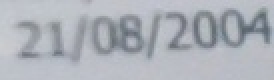
#> input picture cropped_objects/Info_3.jpg, 137 x 40 px (shown 2 times larger)
$ jupyter execute --allow-errors OCR.ipynb
#> lines starting #> are read from the running program, lines starting #| are printed output that depends on the picture; after the words box and inside, x2 and y2 are one past the last pixel; in counts of white or black regions, pixels touching at a corner belong together
[cell 1]
import cv2
import pytesseract

[cell 2]
image = cv2.imread('./cropped_objects/Info_3.jpg')
#> image is the input picture: shape (40, 137, 3); mean B, G, R 184.7, 177.3, 173
gray = cv2.cvtColor(image, cv2.COLOR_BGR2GRAY)
sharpened = cv2.GaussianBlur(gray, (0, 0), 3)
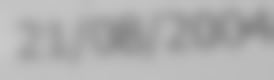
#> sharpened: shape (40, 137) (shown 2 times larger); min 136, max 201, mean 176.8
sharpened = cv2.addWeighted(gray, 1.5, sharpened, -0.5, 0)
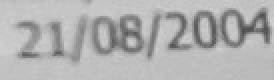
#> sharpened: shape (40, 137) (shown 2 times larger); min 77, max 210, mean 176.9
#> (the rest of this cell did not finish here and is left out)

More enhance way to extract the text

[cell 3]
# Step 1: Read the Image
image_path = "./cropped_objects/Info_3.jpg"
image = cv2.imread(image_path)

# Step 2: Convert to Grayscale
gray = cv2.cvtColor(image, cv2.COLOR_BGR2GRAY)

# Step 3: Apply GaussianBlur to Reduce Noise
blurred = cv2.GaussianBlur(gray, (5, 5), 0)

# Step 4: Apply Thresholding
# You can experiment with different thresholding techniques
# Binary Thresholding
# _, binary_image = cv2.threshold(blurred, 150, 255, cv2.THRESH_OTSU)

# Adaptive Thresholding
adaptive_threshold = cv2.adaptiveThreshold(blurred, 255,
                                           cv2.ADAPTIVE_THRESH_GAUSSIAN_C,
                                           cv2.THRESH_BINARY, 11, 2)
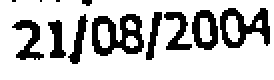
#> adaptive_threshold: shape (40, 137) (shown 2 times larger); 76.8% white; 12 black regions (4 under 20 px), largest, box (x1, y1, x2, y2) and area: (46, 7, 72, 28) 304, (110, 4, 135, 24) 249, (96, 5, 109, 25) 153

# Step 5: Sharpen the Image
kernel = cv2.getStructuringElement(cv2.MORPH_RECT, (1, 1))
sharpened = cv2.morphologyEx(adaptive_threshold, cv2.MORPH_CLOSE, kernel)

# Step 6: Resize the Image
resized_image = cv2.resize(sharpened, None, fx=2, fy=2, interpolation=cv2.INTER_LINEAR)
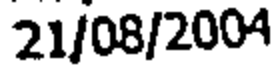
#> resized_image: shape (80, 274); min 0, max 255, mean 195.9

custom_config = r'--oem 3 --psm 6'  # OCR Engine Mode 3, Page Segmentation Mode 6
#> (the rest of this cell did not finish here and is left out)

$ run again, with cropped_objects/Info_1.jpg copied over cropped_objects/Info_3.jpg
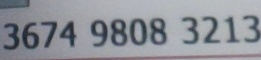
#> input picture cropped_objects/Info_1.jpg, 261 x 60 px
#> image is the input picture: shape (60, 261, 3); mean B, G, R 153.3, 146.3, 143.8
#> `adaptive_threshold = cv2.adaptiveThreshold(blurred, 255, cv2.ADAPTIVE_..`:
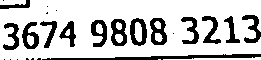
#> adaptive_threshold: shape (60, 261); 77.7% white; 25 black regions (11 under 20 px), largest, box (x1, y1, x2, y2) and area: (42, 54, 261, 60) 616, (150, 18, 167, 45) 276, (111, 19, 127, 46) 270
#> `resized_image = cv2.resize(sharpened, None, fx=2, fy=2, interpolation=..`:
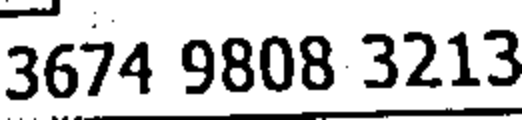
#> resized_image: shape (120, 522); min 0, max 255, mean 198.1

$ run again, with cropped_objects/Info_4.jpg copied over cropped_objects/Info_3.jpg
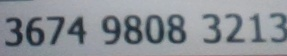
#> input picture cropped_objects/Info_4.jpg, 287 x 56 px
#> image is the input picture: shape (56, 287, 3); mean B, G, R 150.3, 144.4, 139.9
#> `adaptive_threshold = cv2.adaptiveThreshold(blurred, 255, cv2.ADAPTIVE_..`:
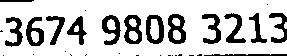
#> adaptive_threshold: shape (56, 287); 78.7% white; 31 black regions (17 under 20 px), largest, box (x1, y1, x2, y2) and area: (168, 14, 186, 44) 327, (124, 15, 142, 44) 310, (146, 15, 164, 44) 300
#> `resized_image = cv2.resize(sharpened, None, fx=2, fy=2, interpolation=..`:
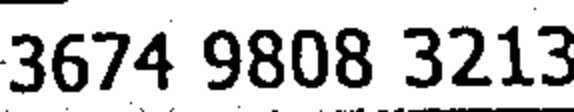
#> resized_image: shape (112, 574); min 0, max 255, mean 200.7

$ run again, with cropped_objects/Info_7.jpg copied over cropped_objects/Info_3.jpg
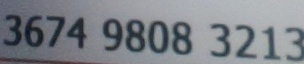
#> input picture cropped_objects/Info_7.jpg, 304 x 64 px
#> image is the input picture: shape (64, 304, 3); mean B, G, R 136.7, 130.4, 126.5
#> `adaptive_threshold = cv2.adaptiveThreshold(blurred, 255, cv2.ADAPTIVE_..`:
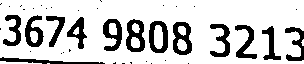
#> adaptive_threshold: shape (64, 304); 79.3% white; 40 black regions (27 under 20 px), largest, box (x1, y1, x2, y2) and area: (173, 22, 192, 55) 384, (126, 19, 145, 52) 372, (149, 21, 168, 53) 349
#> `resized_image = cv2.resize(sharpened, None, fx=2, fy=2, interpolation=..`:
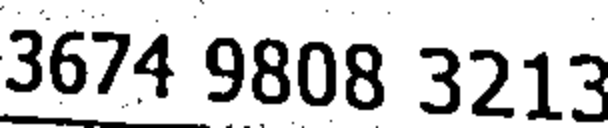
#> resized_image: shape (128, 608); min 0, max 255, mean 202.3
